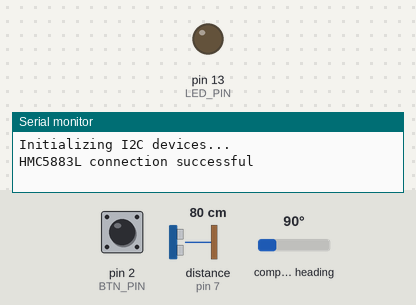
This sketch was run on a simulated Arduino Uno, built with avr-gcc and run on an emulated ATmega328P. On the bench: output pins drawn as LEDs (lit = HIGH), the last lines printed to the serial monitor. Inputs (shaded band) come from the test bench; at power-on: pin 2 (BTN_PIN) LOW, distance to the obstacle (sensor on pin 7) 80 cm, compass heading 90°. The echo pulse lasts 58.3 µs per cm; pins used as bus, display or sensor lines are not drawn.

Above: at 1.2 s.
1.3 s: pin 2 (BTN_PIN) pulled HIGH for 3.2 s
At 4.3 s:
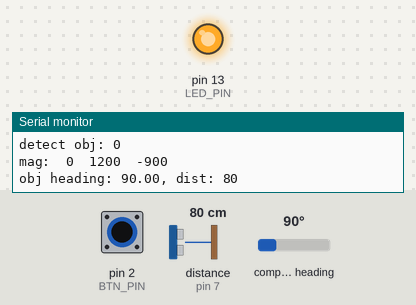
6.0 s: pin 2 (BTN_PIN) pulled HIGH for 0.15 s
At 7.1 s:
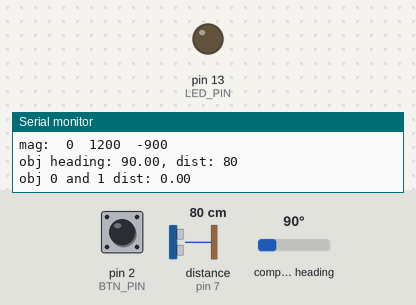
7.6 s: pin 2 (BTN_PIN) pulled HIGH for 1 s
At 8.7 s:
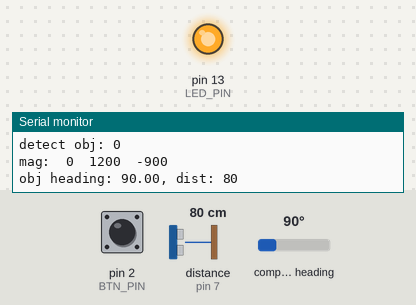
Timing chart, 0 to 10.6 s (numbered marks = the images above; inputs shaded):
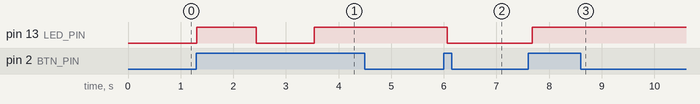

The sketch:

d4.ino
```cpp
#include<Wire.h>

#include "HMC5883L.h"

HMC5883L mag;
int16_t mx, my, mz;

#define BTN_PIN 2
#define echoPin 7
#define trigPin 8
const float frac = 58.2;
long distance, duration;

#define LED_PIN 13
bool blinkState = false;

void setup(){
  Wire.begin();
  Serial.begin(9600);
  Serial.println("Initializing I2C devices...");
    mag.initialize();
  Serial.println(mag.testConnection() ?
      "HMC5883L connection successful":
      "HMC5883L connection failed");

  pinMode(BTN_PIN, INPUT);
  pinMode(LED_PIN, OUTPUT);
  pinMode(trigPin, OUTPUT);
  pinMode(echoPin, INPUT);
}

int obj = 0;
float objdeg[2];
long objdist[2];

float caldist(long *dists, float *degs){
  float theta = abs(degs[0] - degs[1]) * M_PI / 180;
  float a = (float)dists[0], b = (float)(dists[1]);
  return sqrt(pow(a, 2) + pow(b, 2) - 2 * a * b * cos(theta));
}

void loop(){

  int state = digitalRead(BTN_PIN);

  if(state){
    Serial.print("detect obj: ");
    Serial.println(obj);

    mag.getHeading(&mx, &my, &mz);
    Serial.print("mag:\t");
    Serial.print(mx); Serial.print("\t");
    Serial.print(my); Serial.print("\t");
    Serial.println(mz);

    float heading = atan2(my, mx);
    if(heading < 0)
      heading += 2 * M_PI;
    float deg = heading * 180 / M_PI;
    objdeg[obj] = deg;

    digitalWrite(trigPin, LOW);
    delayMicroseconds(2);

    digitalWrite(trigPin, HIGH);
    delayMicroseconds(10);
    digitalWrite(trigPin, LOW);

    duration = pulseIn(echoPin, HIGH);
    distance = duration / frac;

    objdist[obj] = distance;

    Serial.print("obj heading: ");
    Serial.print(objdeg[obj]);
    Serial.print(", dist: ");
    Serial.println(objdist[obj]);

    if(obj){
      Serial.println();
      Serial.print("obj 0 and 1 dist: ");
      Serial.println(caldist(objdist, objdeg));
    }
    obj = 1 - obj;

    blinkState = !blinkState;
    digitalWrite(LED_PIN, blinkState);
    delay(1000);
  }
  delay(100);
}
```

Measured:
- after the input at 1.3 s, pin 13 (LED_PIN): LOW → HIGH at once, → LOW 1.1 s later, → HIGH 1.1 s later
- after the input at 6.0 s, pin 13 (LED_PIN): HIGH → LOW after 0.07 s
- after the input at 7.6 s, pin 13 (LED_PIN): LOW → HIGH after 0.07 s
